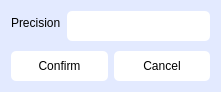
<?xml version="1.0" encoding="UTF-8"?>
<ui version="4.0">
 <class>Settings</class>
 <widget class="QDialog" name="Settings">
  <property name="geometry">
   <rect>
    <x>0</x>
    <y>0</y>
    <width>221</width>
    <height>92</height>
   </rect>
  </property>
  <property name="sizePolicy">
   <sizepolicy hsizetype="Fixed" vsizetype="Fixed">
    <horstretch>0</horstretch>
    <verstretch>0</verstretch>
   </sizepolicy>
  </property>
  <property name="minimumSize">
   <size>
    <width>221</width>
    <height>92</height>
   </size>
  </property>
  <property name="maximumSize">
   <size>
    <width>221</width>
    <height>92</height>
   </size>
  </property>
  <property name="windowTitle">
   <string>Settings</string>
  </property>
  <property name="styleSheet">
   <string notr="true">background: #E3EAFF;</string>
  </property>
  <layout class="QVBoxLayout" name="verticalLayout">
   <item>
    <layout class="QVBoxLayout" name="verticalLayout_2">
     <item>
      <layout class="QFormLayout" name="formLayout_2">
       <item row="0" column="0">
        <widget class="QLabel" name="PrecisionHint">
         <property name="text">
          <string>Precision</string>
         </property>
        </widget>
       </item>
       <item row="0" column="1">
        <widget class="QLineEdit" name="precisionInputField">
         <property name="styleSheet">
          <string notr="true">background: white;
border-radius: 5px;
height: 30px;</string>
         </property>
        </widget>
       </item>
      </layout>
     </item>
    </layout>
   </item>
   <item>
    <layout class="QHBoxLayout" name="horizontalLayout">
     <item>
      <widget class="QPushButton" name="confirmButton">
       <property name="styleSheet">
        <string notr="true">
QPushButton
{
background: white;
border-radius: 5px; 
height: 30px;
}
QPushButton:hover
{
background: rgb(244, 244, 244);
}


</string>
       </property>
       <property name="text">
        <string>Confirm</string>
       </property>
      </widget>
     </item>
     <item>
      <widget class="QPushButton" name="cancelButton">
       <property name="styleSheet">
        <string notr="true">
QPushButton
{
background: white;
border-radius: 5px; 
height: 30px;
}
QPushButton:hover
{
background: rgb(244, 244, 244);
}


</string>
       </property>
       <property name="text">
        <string>Cancel</string>
       </property>
      </widget>
     </item>
    </layout>
   </item>
  </layout>
 </widget>
 <resources/>
 <connections/>
</ui>
